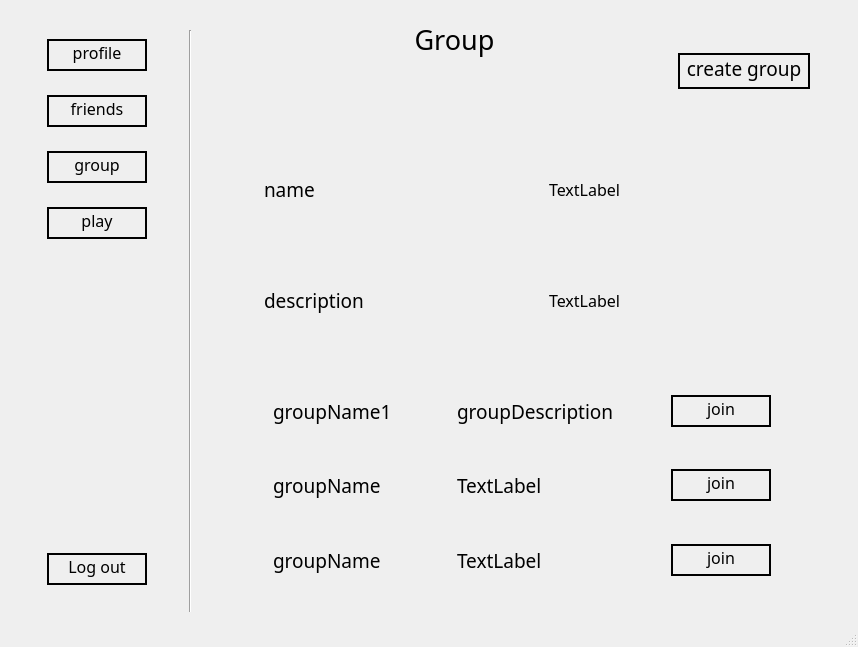
<?xml version="1.0" encoding="UTF-8"?>
<ui version="4.0">
 <class>MainWindow</class>
 <widget class="QMainWindow" name="MainWindow">
  <property name="geometry">
   <rect>
    <x>0</x>
    <y>0</y>
    <width>858</width>
    <height>647</height>
   </rect>
  </property>
  <property name="windowTitle">
   <string>MainWindow</string>
  </property>
  <widget class="QWidget" name="centralwidget">
   <layout class="QHBoxLayout" name="horizontalLayout_6">
    <item>
     <widget class="QWidget" name="widget_9" native="true">
      <property name="minimumSize">
       <size>
        <width>150</width>
        <height>600</height>
       </size>
      </property>
      <property name="maximumSize">
       <size>
        <width>200</width>
        <height>600</height>
       </size>
      </property>
      <layout class="QHBoxLayout" name="horizontalLayout_7">
       <item>
        <widget class="QWidget" name="leftWidget" native="true">
         <property name="maximumSize">
          <size>
           <width>150</width>
           <height>600</height>
          </size>
         </property>
         <layout class="QVBoxLayout" name="verticalLayout">
          <item>
           <widget class="QWidget" name="widget_3" native="true">
            <layout class="QHBoxLayout" name="horizontalLayout">
             <item>
              <widget class="QPushButton" name="pushButton">
               <property name="font">
                <font>
                 <family>Poor Richard</family>
                 <pointsize>12</pointsize>
                </font>
               </property>
               <property name="styleSheet">
                <string notr="true">border-radius : 100; 
border : 2px solid black;
padding-bottom: 5px</string>
               </property>
               <property name="text">
                <string>profile</string>
               </property>
              </widget>
             </item>
            </layout>
           </widget>
          </item>
          <item>
           <widget class="QWidget" name="widget_4" native="true">
            <layout class="QHBoxLayout" name="horizontalLayout_2">
             <item>
              <widget class="QPushButton" name="pushButton_2">
               <property name="font">
                <font>
                 <family>Poor Richard</family>
                 <pointsize>12</pointsize>
                </font>
               </property>
               <property name="styleSheet">
                <string notr="true">border-radius : 100; 
border : 2px solid black;
padding-bottom: 5px</string>
               </property>
               <property name="text">
                <string>friends</string>
               </property>
              </widget>
             </item>
            </layout>
           </widget>
          </item>
          <item>
           <widget class="QWidget" name="widget_5" native="true">
            <layout class="QHBoxLayout" name="horizontalLayout_3">
             <item>
              <widget class="QPushButton" name="pushButton_3">
               <property name="font">
                <font>
                 <family>Poor Richard</family>
                 <pointsize>12</pointsize>
                </font>
               </property>
               <property name="styleSheet">
                <string notr="true">border-radius : 100; 
border : 2px solid black;
padding-bottom: 5px</string>
               </property>
               <property name="text">
                <string>group</string>
               </property>
              </widget>
             </item>
            </layout>
           </widget>
          </item>
          <item>
           <widget class="QWidget" name="widget_6" native="true">
            <layout class="QVBoxLayout" name="verticalLayout_2">
             <item>
              <widget class="QPushButton" name="pushButton_4">
               <property name="font">
                <font>
                 <family>Poor Richard</family>
                 <pointsize>12</pointsize>
                </font>
               </property>
               <property name="styleSheet">
                <string notr="true">border-radius : 100; 
border : 2px solid black;
padding-bottom: 5px</string>
               </property>
               <property name="text">
                <string>play</string>
               </property>
              </widget>
             </item>
            </layout>
           </widget>
          </item>
          <item>
           <spacer name="verticalSpacer">
            <property name="orientation">
             <enum>Qt::Vertical</enum>
            </property>
            <property name="sizeHint" stdset="0">
             <size>
              <width>20</width>
              <height>40</height>
             </size>
            </property>
           </spacer>
          </item>
          <item>
           <widget class="QWidget" name="widget_7" native="true">
            <layout class="QHBoxLayout" name="horizontalLayout_4">
             <item>
              <widget class="QPushButton" name="pushButton_5">
               <property name="font">
                <font>
                 <family>Poor Richard</family>
                 <pointsize>12</pointsize>
                </font>
               </property>
               <property name="styleSheet">
                <string notr="true">border-radius : 100; 
border : 2px solid black;
padding-bottom: 5px</string>
               </property>
               <property name="text">
                <string>Log out</string>
               </property>
              </widget>
             </item>
            </layout>
           </widget>
          </item>
         </layout>
        </widget>
       </item>
       <item>
        <widget class="QWidget" name="widget_8" native="true">
         <property name="minimumSize">
          <size>
           <width>20</width>
           <height>600</height>
          </size>
         </property>
         <property name="maximumSize">
          <size>
           <width>40</width>
           <height>600</height>
          </size>
         </property>
         <layout class="QHBoxLayout" name="horizontalLayout_8">
          <item>
           <widget class="Line" name="line">
            <property name="minimumSize">
             <size>
              <width>5</width>
              <height>600</height>
             </size>
            </property>
            <property name="orientation">
             <enum>Qt::Vertical</enum>
            </property>
           </widget>
          </item>
         </layout>
        </widget>
       </item>
      </layout>
     </widget>
    </item>
    <item>
     <widget class="QWidget" name="widget" native="true">
      <property name="maximumSize">
       <size>
        <width>600</width>
        <height>600</height>
       </size>
      </property>
      <layout class="QGridLayout" name="gridLayout">
       <item row="0" column="0" colspan="2">
        <widget class="QWidget" name="widget_2" native="true">
         <property name="maximumSize">
          <size>
           <width>600</width>
           <height>100</height>
          </size>
         </property>
         <layout class="QHBoxLayout" name="horizontalLayout_5">
          <property name="leftMargin">
           <number>0</number>
          </property>
          <property name="topMargin">
           <number>0</number>
          </property>
          <property name="bottomMargin">
           <number>0</number>
          </property>
          <item>
           <widget class="QLabel" name="label">
            <property name="font">
             <font>
              <family>Poor Richard</family>
              <pointsize>20</pointsize>
             </font>
            </property>
            <property name="text">
             <string>Group</string>
            </property>
            <property name="alignment">
             <set>Qt::AlignHCenter|Qt::AlignTop</set>
            </property>
           </widget>
          </item>
          <item>
           <widget class="QWidget" name="widget_28" native="true">
            <property name="maximumSize">
             <size>
              <width>150</width>
              <height>200</height>
             </size>
            </property>
            <layout class="QHBoxLayout" name="horizontalLayout_27">
             <item>
              <widget class="QPushButton" name="pushButton_6">
               <property name="font">
                <font>
                 <family>Poor Richard</family>
                 <pointsize>14</pointsize>
                </font>
               </property>
               <property name="styleSheet">
                <string notr="true">border-radius : 100; 
border : 2px solid black;
padding-bottom: 5px</string>
               </property>
               <property name="text">
                <string>create group</string>
               </property>
              </widget>
             </item>
            </layout>
           </widget>
          </item>
         </layout>
        </widget>
       </item>
       <item row="2" column="0" colspan="2">
        <widget class="QWidget" name="widget_12" native="true">
         <layout class="QVBoxLayout" name="verticalLayout_3">
          <item>
           <widget class="QWidget" name="match1" native="true">
            <layout class="QHBoxLayout" name="horizontalLayout_13">
             <item>
              <widget class="QWidget" name="ingame1" native="true">
               <layout class="QHBoxLayout" name="horizontalLayout_26">
                <item>
                 <widget class="QLabel" name="label_7">
                  <property name="font">
                   <font>
                    <family>Poor Richard</family>
                    <pointsize>14</pointsize>
                   </font>
                  </property>
                  <property name="text">
                   <string>groupName1</string>
                  </property>
                 </widget>
                </item>
               </layout>
              </widget>
             </item>
             <item>
              <widget class="QWidget" name="role1" native="true">
               <layout class="QHBoxLayout" name="horizontalLayout_25">
                <item>
                 <widget class="QLabel" name="label_8">
                  <property name="font">
                   <font>
                    <family>Poor Richard</family>
                    <pointsize>14</pointsize>
                   </font>
                  </property>
                  <property name="text">
                   <string>groupDescription</string>
                  </property>
                 </widget>
                </item>
               </layout>
              </widget>
             </item>
             <item>
              <widget class="QWidget" name="status1" native="true">
               <layout class="QHBoxLayout" name="horizontalLayout_16">
                <item>
                 <widget class="QPushButton" name="pushButton_7">
                  <property name="maximumSize">
                   <size>
                    <width>100</width>
                    <height>16777215</height>
                   </size>
                  </property>
                  <property name="font">
                   <font>
                    <family>Poor Richard</family>
                    <pointsize>12</pointsize>
                   </font>
                  </property>
                  <property name="styleSheet">
                   <string notr="true">border-radius : 100; 
border : 2px solid black;
padding-bottom: 5px</string>
                  </property>
                  <property name="text">
                   <string>join</string>
                  </property>
                 </widget>
                </item>
               </layout>
              </widget>
             </item>
            </layout>
           </widget>
          </item>
          <item>
           <widget class="QWidget" name="match2" native="true">
            <layout class="QHBoxLayout" name="horizontalLayout_14">
             <item>
              <widget class="QWidget" name="ingame2" native="true">
               <layout class="QHBoxLayout" name="horizontalLayout_23">
                <item>
                 <widget class="QLabel" name="label_11">
                  <property name="font">
                   <font>
                    <family>Poor Richard</family>
                    <pointsize>14</pointsize>
                   </font>
                  </property>
                  <property name="text">
                   <string>groupName</string>
                  </property>
                 </widget>
                </item>
               </layout>
              </widget>
             </item>
             <item>
              <widget class="QWidget" name="widget_21" native="true">
               <layout class="QHBoxLayout" name="horizontalLayout_22">
                <item>
                 <widget class="QLabel" name="label_12">
                  <property name="font">
                   <font>
                    <family>Poor Richard</family>
                    <pointsize>14</pointsize>
                   </font>
                  </property>
                  <property name="text">
                   <string>TextLabel</string>
                  </property>
                 </widget>
                </item>
               </layout>
              </widget>
             </item>
             <item>
              <widget class="QWidget" name="widget_22" native="true">
               <layout class="QHBoxLayout" name="horizontalLayout_21">
                <item>
                 <widget class="QPushButton" name="pushButton_8">
                  <property name="maximumSize">
                   <size>
                    <width>100</width>
                    <height>16777215</height>
                   </size>
                  </property>
                  <property name="font">
                   <font>
                    <family>Poor Richard</family>
                    <pointsize>12</pointsize>
                   </font>
                  </property>
                  <property name="styleSheet">
                   <string notr="true">border-radius : 100; 
border : 2px solid black;
padding-bottom: 5px</string>
                  </property>
                  <property name="text">
                   <string>join</string>
                  </property>
                 </widget>
                </item>
               </layout>
              </widget>
             </item>
            </layout>
           </widget>
          </item>
          <item>
           <widget class="QWidget" name="match3" native="true">
            <layout class="QHBoxLayout" name="horizontalLayout_15">
             <item>
              <widget class="QWidget" name="ingame3" native="true">
               <layout class="QHBoxLayout" name="horizontalLayout_19">
                <item>
                 <widget class="QLabel" name="label_15">
                  <property name="font">
                   <font>
                    <family>Poor Richard</family>
                    <pointsize>14</pointsize>
                   </font>
                  </property>
                  <property name="text">
                   <string>groupName</string>
                  </property>
                 </widget>
                </item>
               </layout>
              </widget>
             </item>
             <item>
              <widget class="QWidget" name="widget_25" native="true">
               <layout class="QHBoxLayout" name="horizontalLayout_18">
                <item>
                 <widget class="QLabel" name="label_16">
                  <property name="font">
                   <font>
                    <family>Poor Richard</family>
                    <pointsize>14</pointsize>
                   </font>
                  </property>
                  <property name="text">
                   <string>TextLabel</string>
                  </property>
                 </widget>
                </item>
               </layout>
              </widget>
             </item>
             <item>
              <widget class="QWidget" name="widget_26" native="true">
               <layout class="QHBoxLayout" name="horizontalLayout_17">
                <item>
                 <widget class="QPushButton" name="pushButton_9">
                  <property name="maximumSize">
                   <size>
                    <width>100</width>
                    <height>16777215</height>
                   </size>
                  </property>
                  <property name="font">
                   <font>
                    <family>Poor Richard</family>
                    <pointsize>12</pointsize>
                   </font>
                  </property>
                  <property name="styleSheet">
                   <string notr="true">border-radius : 100; 
border : 2px solid black;
padding-bottom: 5px</string>
                  </property>
                  <property name="text">
                   <string>join</string>
                  </property>
                 </widget>
                </item>
               </layout>
              </widget>
             </item>
            </layout>
           </widget>
          </item>
         </layout>
        </widget>
       </item>
       <item row="1" column="0" colspan="2">
        <widget class="QWidget" name="info" native="true">
         <layout class="QVBoxLayout" name="verticalLayout_6">
          <item>
           <widget class="QWidget" name="widget_10" native="true">
            <layout class="QHBoxLayout" name="horizontalLayout_9">
             <item>
              <widget class="QLabel" name="label_2">
               <property name="font">
                <font>
                 <family>Poor Richard</family>
                 <pointsize>14</pointsize>
                </font>
               </property>
               <property name="text">
                <string>name</string>
               </property>
               <property name="alignment">
                <set>Qt::AlignLeading|Qt::AlignLeft|Qt::AlignVCenter</set>
               </property>
              </widget>
             </item>
             <item>
              <widget class="QWidget" name="widget_11" native="true">
               <layout class="QHBoxLayout" name="horizontalLayout_10">
                <item>
                 <widget class="QLabel" name="label_3">
                  <property name="font">
                   <font>
                    <family>Poor Richard</family>
                    <pointsize>12</pointsize>
                   </font>
                  </property>
                  <property name="text">
                   <string>TextLabel</string>
                  </property>
                 </widget>
                </item>
               </layout>
              </widget>
             </item>
            </layout>
           </widget>
          </item>
          <item>
           <widget class="QWidget" name="widget_14" native="true">
            <layout class="QHBoxLayout" name="horizontalLayout_11">
             <item>
              <widget class="QLabel" name="label_5">
               <property name="font">
                <font>
                 <family>Poor Richard</family>
                 <pointsize>14</pointsize>
                </font>
               </property>
               <property name="text">
                <string>description</string>
               </property>
               <property name="alignment">
                <set>Qt::AlignLeading|Qt::AlignLeft|Qt::AlignVCenter</set>
               </property>
              </widget>
             </item>
             <item>
              <widget class="QWidget" name="widget_13" native="true">
               <layout class="QHBoxLayout" name="horizontalLayout_12">
                <item>
                 <widget class="QLabel" name="label_4">
                  <property name="font">
                   <font>
                    <family>Poor Richard</family>
                    <pointsize>12</pointsize>
                   </font>
                  </property>
                  <property name="text">
                   <string>TextLabel</string>
                  </property>
                 </widget>
                </item>
               </layout>
              </widget>
             </item>
            </layout>
           </widget>
          </item>
         </layout>
        </widget>
       </item>
      </layout>
     </widget>
    </item>
   </layout>
  </widget>
  <widget class="QStatusBar" name="statusbar"/>
 </widget>
 <resources/>
 <connections/>
</ui>
